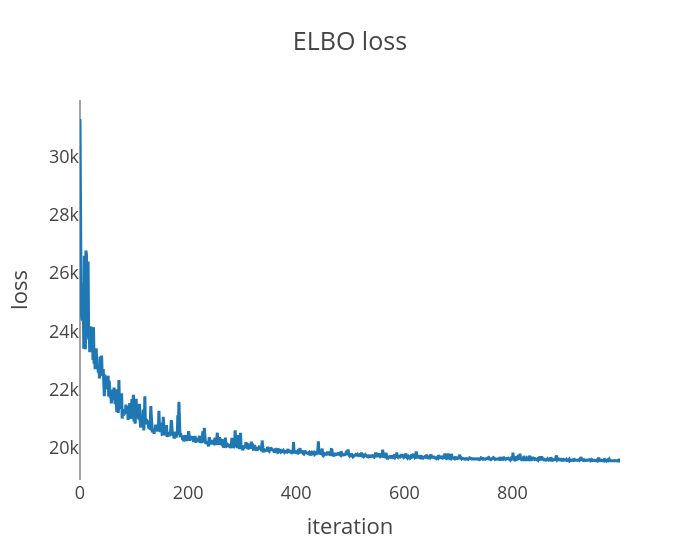
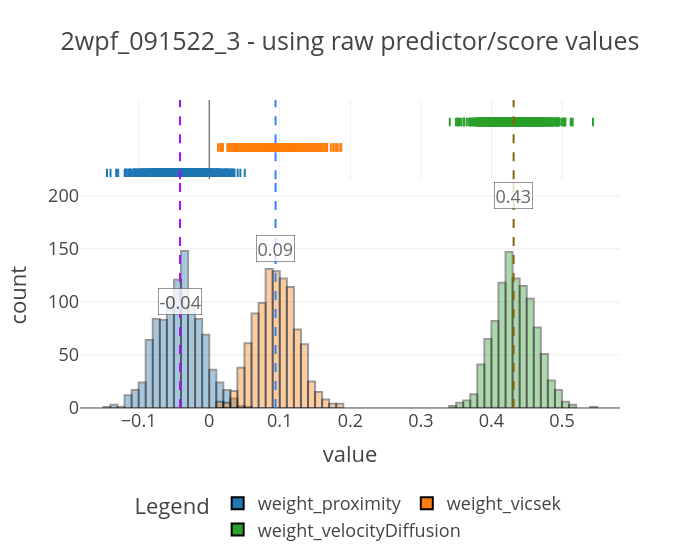
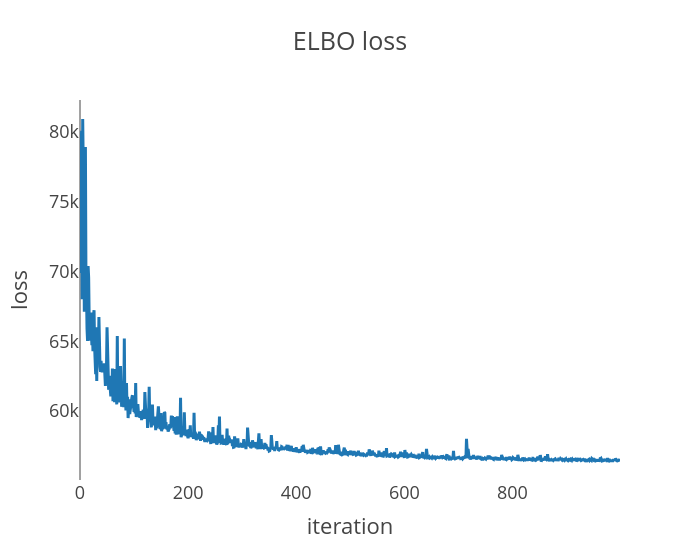
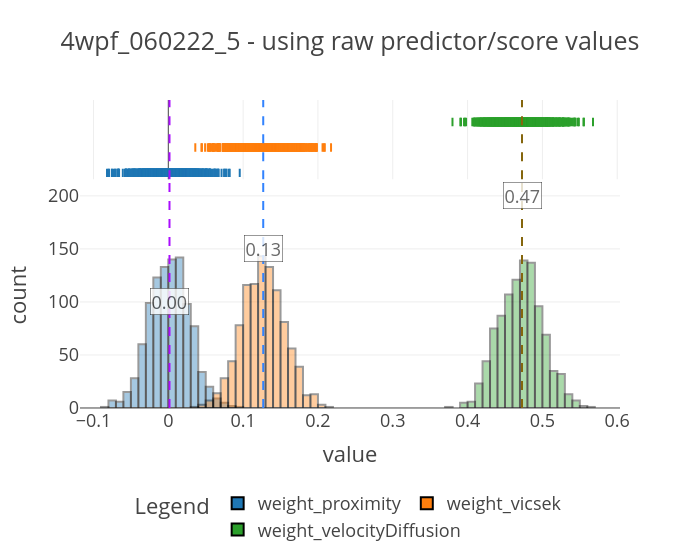

Notebook source saved alongside these figures, in order:
### Code cell
for exp in exp_names:
    print("-"*50)
    print(f"Starting inference : {exp}")
    print("-"*50)
    predictors, score = get_tensors_for_inference(
        exp_wise_derivedDF[exp], predictor_names=predictor_names, score_names=score_names
    )
    plot_density(predictors, score, exp)
    
    model = FishModel(predictors, score)
    guide, samples = run_svi_and_get_samples(
        model, predictors, score, verbose=True, num_samples=1000, num_svi_iters=1000
    )
    ft.plot_coefs(samples, f"{exp} - using raw predictor/score values", nbins=100)

    evaluate_performance(
        model, guide, predictors, score, num_samples=100, sampling_fraction=0.5
    )

    #save samples to dict
    coefficients_raw[exp] = samples

### Figure 1 — Plotly figure (JSON) as saved in the notebook; plotly's stock layout.template omitted (floating-point values rounded to 4 significant figures; data arrays with more than 128 entries replaced by an {"elided": "..."} marker saying what was removed)
{"data": [{"hovertemplate": "x=%{x}<br>y=%{y}<extra></extra>", "legendgroup": "", "line": {"color": "#1F77B4", "dash": "solid"}, "marker": {"symbol": "circle"}, "mode": "lines", "name": "", "orientation": "v", "showlegend": false, "type": "scatter", "x": {"elided": "1000 int values"}, "xaxis": "x", "y": {"elided": "1000 float values"}, "yaxis": "y"}], "layout": {"legend": {"tracegroupgap": 0}, "title": {"text": "ELBO loss"}, "width": 700, "xaxis": {"anchor": "y", "domain": [0, 1], "showgrid": false, "title": {"text": "iteration"}}, "yaxis": {"anchor": "x", "domain": [0, 1], "showgrid": false, "title": {"text": "loss"}}}}

### Figure 2 — Plotly figure (JSON) as saved in the notebook; plotly's stock layout.template omitted (floating-point values rounded to 4 significant figures; data arrays with more than 128 entries replaced by an {"elided": "..."} marker saying what was removed)
{"data": [{"alignmentgroup": "True", "bingroup": "x", "hovertemplate": "coefficient=weight_proximity<br>value=%{x}<br>count=%{y}<extra></extra>", "legendgroup": "weight_proximity", "marker": {"color": "#1F77B4", "line": {"color": "Black", "width": 2}, "opacity": 0.4, "pattern": {"shape": ""}}, "name": "weight_proximity", "nbinsx": 100, "offsetgroup": "weight_proximity", "orientation": "v", "showlegend": true, "type": "histogram", "x": {"elided": "1000 float values"}, "xaxis": "x", "yaxis": "y"}, {"alignmentgroup": "True", "boxpoints": "all", "fillcolor": "rgba(255,255,255,0)", "hoveron": "points", "hovertemplate": "coefficient=weight_proximity<br>value=%{x}<extra></extra>", "jitter": 0, "legendgroup": "weight_proximity", "line": {"color": "rgba(255,255,255,0)"}, "marker": {"color": "#1F77B4", "line": {"color": "Black", "width": 2}, "symbol": "line-ns-open"}, "name": "weight_proximity", "offsetgroup": "weight_proximity", "showlegend": false, "type": "box", "x": {"elided": "1000 float values"}, "xaxis": "x2", "yaxis": "y2"}, {"alignmentgroup": "True", "bingroup": "x", "hovertemplate": "coefficient=weight_vicsek<br>value=%{x}<br>count=%{y}<extra></extra>", "legendgroup": "weight_vicsek", "marker": {"color": "#FF7F0E", "line": {"color": "Black", "width": 2}, "opacity": 0.4, "pattern": {"shape": ""}}, "name": "weight_vicsek", "nbinsx": 100, "offsetgroup": "weight_vicsek", "orientation": "v", "showlegend": true, "type": "histogram", "x": {"elided": "1000 float values"}, "xaxis": "x", "yaxis": "y"}, {"alignmentgroup": "True", "boxpoints": "all", "fillcolor": "rgba(255,255,255,0)", "hoveron": "points", "hovertemplate": "coefficient=weight_vicsek<br>value=%{x}<extra></extra>", "jitter": 0, "legendgroup": "weight_vicsek", "line": {"color": "rgba(255,255,255,0)"}, "marker": {"color": "#FF7F0E", "line": {"color": "Black", "width": 2}, "symbol": "line-ns-open"}, "name": "weight_vicsek", "offsetgroup": "weight_vicsek", "showlegend": false, "type": "box", "x": {"elided": "1000 float values"}, "xaxis": "x2", "yaxis": "y2"}, {"alignmentgroup": "True", "bingroup": "x", "hovertemplate": "coefficient=weight_velocityDiffusion<br>value=%{x}<br>count=%{y}<extra></extra>", "legendgroup": "weight_velocityDiffusion", "marker": {"color": "#2CA02C", "line": {"color": "Black", "width": 2}, "opacity": 0.4, "pattern": {"shape": ""}}, "name": "weight_velocityDiffusion", "nbinsx": 100, "offsetgroup": "weight_velocityDiffusion", "orientation": "v", "showlegend": true, "type": "histogram", "x": {"elided": "1000 float values"}, "xaxis": "x", "yaxis": "y"}, {"alignmentgroup": "True", "boxpoints": "all", "fillcolor": "rgba(255,255,255,0)", "hoveron": "points", "hovertemplate": "coefficient=weight_velocityDiffusion<br>value=%{x}<extra></extra>", "jitter": 0, "legendgroup": "weight_velocityDiffusion", "line": {"color": "rgba(255,255,255,0)"}, "marker": {"color": "#2CA02C", "line": {"color": "Black", "width": 2}, "symbol": "line-ns-open"}, "name": "weight_velocityDiffusion", "offsetgroup": "weight_velocityDiffusion", "showlegend": false, "type": "box", "x": {"elided": "1000 float values"}, "xaxis": "x2", "yaxis": "y2"}], "layout": {"annotations": [{"bgcolor": "white", "bordercolor": "black", "borderwidth": 0.5, "opacity": 0.8, "showarrow": false, "text": "-0.04", "x": -0.04136, "y": 100}, {"bgcolor": "white", "bordercolor": "black", "borderwidth": 0.5, "opacity": 0.8, "showarrow": false, "text": "0.09", "x": 0.09404, "y": 150}, {"bgcolor": "white", "bordercolor": "black", "borderwidth": 0.5, "opacity": 0.8, "showarrow": false, "text": "0.43", "x": 0.4315, "y": 200}], "barmode": "overlay", "legend": {"orientation": "h", "title": {"text": "Legend"}, "tracegroupgap": 0, "x": 0.5, "xanchor": "center", "y": -0.25, "yanchor": "top"}, "shapes": [{"line": {"color": "#AA0DFE", "dash": "dash"}, "name": "Median (-0.04136161133646965)", "type": "line", "x0": -0.04136, "x1": -0.04136, "xref": "x", "y0": 0, "y1": 1, "yref": "y domain"}, {"line": {"color": "#AA0DFE", "dash": "dash"}, "name": "Median (-0.04136161133646965)", "type": "line", "x0": -0.04136, "x1": -0.04136, "xref": "x2", "y0": 0, "y1": 1, "yref": "y2 domain"}, {"line": {"color": "#3283FE", "dash": "dash"}, "name": "Median (0.09403649717569351)", "type": "line", "x0": 0.09404, "x1": 0.09404, "xref": "x", "y0": 0, "y1": 1, "yref": "y domain"}, {"line": {"color": "#3283FE", "dash": "dash"}, "name": "Median (0.09403649717569351)", "type": "line", "x0": 0.09404, "x1": 0.09404, "xref": "x2", "y0": 0, "y1": 1, "yref": "y2 domain"}, {"line": {"color": "#85660D", "dash": "dash"}, "name": "Median (0.43145453929901123)", "type": "line", "x0": 0.4315, "x1": 0.4315, "xref": "x", "y0": 0, "y1": 1, "yref": "y domain"}, {"line": {"color": "#85660D", "dash": "dash"}, "name": "Median (0.43145453929901123)", "type": "line", "x0": 0.4315, "x1": 0.4315, "xref": "x2", "y0": 0, "y1": 1, "yref": "y2 domain"}], "title": {"text": "2wpf_091522_3 - using raw predictor/score values"}, "width": 700, "xaxis": {"anchor": "y", "domain": [0, 1], "title": {"text": "value"}}, "xaxis2": {"anchor": "y2", "domain": [0, 1], "matches": "x", "showgrid": true, "showticklabels": false}, "yaxis": {"anchor": "x", "domain": [0, 0.7326], "title": {"text": "count"}}, "yaxis2": {"anchor": "x2", "domain": [0.7426, 1], "matches": "y2", "showgrid": false, "showline": false, "showticklabels": false, "ticks": ""}}}

### Figure 3 — Plotly figure (JSON) as saved in the notebook; plotly's stock layout.template omitted (floating-point values rounded to 4 significant figures; data arrays with more than 128 entries replaced by an {"elided": "..."} marker saying what was removed)
{"data": [{"hovertemplate": "x=%{x}<br>y=%{y}<extra></extra>", "legendgroup": "", "line": {"color": "#1F77B4", "dash": "solid"}, "marker": {"symbol": "circle"}, "mode": "lines", "name": "", "orientation": "v", "showlegend": false, "type": "scatter", "x": {"elided": "1000 int values"}, "xaxis": "x", "y": {"elided": "1000 float values"}, "yaxis": "y"}], "layout": {"legend": {"tracegroupgap": 0}, "title": {"text": "ELBO loss"}, "width": 700, "xaxis": {"anchor": "y", "domain": [0, 1], "showgrid": false, "title": {"text": "iteration"}}, "yaxis": {"anchor": "x", "domain": [0, 1], "showgrid": false, "title": {"text": "loss"}}}}

### Figure 4 — Plotly figure (JSON) as saved in the notebook; plotly's stock layout.template omitted (floating-point values rounded to 4 significant figures; data arrays with more than 128 entries replaced by an {"elided": "..."} marker saying what was removed)
{"data": [{"alignmentgroup": "True", "bingroup": "x", "hovertemplate": "coefficient=weight_proximity<br>value=%{x}<br>count=%{y}<extra></extra>", "legendgroup": "weight_proximity", "marker": {"color": "#1F77B4", "line": {"color": "Black", "width": 2}, "opacity": 0.4, "pattern": {"shape": ""}}, "name": "weight_proximity", "nbinsx": 100, "offsetgroup": "weight_proximity", "orientation": "v", "showlegend": true, "type": "histogram", "x": {"elided": "1000 float values"}, "xaxis": "x", "yaxis": "y"}, {"alignmentgroup": "True", "boxpoints": "all", "fillcolor": "rgba(255,255,255,0)", "hoveron": "points", "hovertemplate": "coefficient=weight_proximity<br>value=%{x}<extra></extra>", "jitter": 0, "legendgroup": "weight_proximity", "line": {"color": "rgba(255,255,255,0)"}, "marker": {"color": "#1F77B4", "line": {"color": "Black", "width": 2}, "symbol": "line-ns-open"}, "name": "weight_proximity", "offsetgroup": "weight_proximity", "showlegend": false, "type": "box", "x": {"elided": "1000 float values"}, "xaxis": "x2", "yaxis": "y2"}, {"alignmentgroup": "True", "bingroup": "x", "hovertemplate": "coefficient=weight_vicsek<br>value=%{x}<br>count=%{y}<extra></extra>", "legendgroup": "weight_vicsek", "marker": {"color": "#FF7F0E", "line": {"color": "Black", "width": 2}, "opacity": 0.4, "pattern": {"shape": ""}}, "name": "weight_vicsek", "nbinsx": 100, "offsetgroup": "weight_vicsek", "orientation": "v", "showlegend": true, "type": "histogram", "x": {"elided": "1000 float values"}, "xaxis": "x", "yaxis": "y"}, {"alignmentgroup": "True", "boxpoints": "all", "fillcolor": "rgba(255,255,255,0)", "hoveron": "points", "hovertemplate": "coefficient=weight_vicsek<br>value=%{x}<extra></extra>", "jitter": 0, "legendgroup": "weight_vicsek", "line": {"color": "rgba(255,255,255,0)"}, "marker": {"color": "#FF7F0E", "line": {"color": "Black", "width": 2}, "symbol": "line-ns-open"}, "name": "weight_vicsek", "offsetgroup": "weight_vicsek", "showlegend": false, "type": "box", "x": {"elided": "1000 float values"}, "xaxis": "x2", "yaxis": "y2"}, {"alignmentgroup": "True", "bingroup": "x", "hovertemplate": "coefficient=weight_velocityDiffusion<br>value=%{x}<br>count=%{y}<extra></extra>", "legendgroup": "weight_velocityDiffusion", "marker": {"color": "#2CA02C", "line": {"color": "Black", "width": 2}, "opacity": 0.4, "pattern": {"shape": ""}}, "name": "weight_velocityDiffusion", "nbinsx": 100, "offsetgroup": "weight_velocityDiffusion", "orientation": "v", "showlegend": true, "type": "histogram", "x": {"elided": "1000 float values"}, "xaxis": "x", "yaxis": "y"}, {"alignmentgroup": "True", "boxpoints": "all", "fillcolor": "rgba(255,255,255,0)", "hoveron": "points", "hovertemplate": "coefficient=weight_velocityDiffusion<br>value=%{x}<extra></extra>", "jitter": 0, "legendgroup": "weight_velocityDiffusion", "line": {"color": "rgba(255,255,255,0)"}, "marker": {"color": "#2CA02C", "line": {"color": "Black", "width": 2}, "symbol": "line-ns-open"}, "name": "weight_velocityDiffusion", "offsetgroup": "weight_velocityDiffusion", "showlegend": false, "type": "box", "x": {"elided": "1000 float values"}, "xaxis": "x2", "yaxis": "y2"}], "layout": {"annotations": [{"bgcolor": "white", "bordercolor": "black", "borderwidth": 0.5, "opacity": 0.8, "showarrow": false, "text": "0.00", "x": 0.001583, "y": 100}, {"bgcolor": "white", "bordercolor": "black", "borderwidth": 0.5, "opacity": 0.8, "showarrow": false, "text": "0.13", "x": 0.1269, "y": 150}, {"bgcolor": "white", "bordercolor": "black", "borderwidth": 0.5, "opacity": 0.8, "showarrow": false, "text": "0.47", "x": 0.4727, "y": 200}], "barmode": "overlay", "legend": {"orientation": "h", "title": {"text": "Legend"}, "tracegroupgap": 0, "x": 0.5, "xanchor": "center", "y": -0.25, "yanchor": "top"}, "shapes": [{"line": {"color": "#AA0DFE", "dash": "dash"}, "name": "Median (0.0015826835297048092)", "type": "line", "x0": 0.001583, "x1": 0.001583, "xref": "x", "y0": 0, "y1": 1, "yref": "y domain"}, {"line": {"color": "#AA0DFE", "dash": "dash"}, "name": "Median (0.0015826835297048092)", "type": "line", "x0": 0.001583, "x1": 0.001583, "xref": "x2", "y0": 0, "y1": 1, "yref": "y2 domain"}, {"line": {"color": "#3283FE", "dash": "dash"}, "name": "Median (0.12686744332313538)", "type": "line", "x0": 0.1269, "x1": 0.1269, "xref": "x", "y0": 0, "y1": 1, "yref": "y domain"}, {"line": {"color": "#3283FE", "dash": "dash"}, "name": "Median (0.12686744332313538)", "type": "line", "x0": 0.1269, "x1": 0.1269, "xref": "x2", "y0": 0, "y1": 1, "yref": "y2 domain"}, {"line": {"color": "#85660D", "dash": "dash"}, "name": "Median (0.4727323055267334)", "type": "line", "x0": 0.4727, "x1": 0.4727, "xref": "x", "y0": 0, "y1": 1, "yref": "y domain"}, {"line": {"color": "#85660D", "dash": "dash"}, "name": "Median (0.4727323055267334)", "type": "line", "x0": 0.4727, "x1": 0.4727, "xref": "x2", "y0": 0, "y1": 1, "yref": "y2 domain"}], "title": {"text": "4wpf_060222_5 - using raw predictor/score values"}, "width": 700, "xaxis": {"anchor": "y", "domain": [0, 1], "title": {"text": "value"}}, "xaxis2": {"anchor": "y2", "domain": [0, 1], "matches": "x", "showgrid": true, "showticklabels": false}, "yaxis": {"anchor": "x", "domain": [0, 0.7326], "title": {"text": "count"}}, "yaxis2": {"anchor": "x2", "domain": [0.7426, 1], "matches": "y2", "showgrid": false, "showline": false, "showticklabels": false, "ticks": ""}}}
